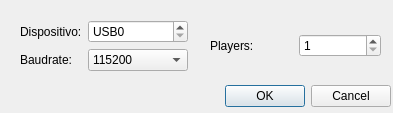
<?xml version="1.0" encoding="UTF-8"?>
<ui version="4.0">
 <class>PlayersDialog</class>
 <widget class="QDialog" name="PlayersDialog">
  <property name="geometry">
   <rect>
    <x>0</x>
    <y>0</y>
    <width>393</width>
    <height>113</height>
   </rect>
  </property>
  <property name="windowTitle">
   <string>Dialog</string>
  </property>
  <widget class="QDialogButtonBox" name="ok_cancel_button">
   <property name="geometry">
    <rect>
     <x>50</x>
     <y>80</y>
     <width>341</width>
     <height>32</height>
    </rect>
   </property>
   <property name="orientation">
    <enum>Qt::Horizontal</enum>
   </property>
   <property name="standardButtons">
    <set>QDialogButtonBox::Cancel|QDialogButtonBox::Ok</set>
   </property>
  </widget>
  <widget class="QWidget" name="horizontalLayoutWidget">
   <property name="geometry">
    <rect>
     <x>210</x>
     <y>30</y>
     <width>171</width>
     <height>31</height>
    </rect>
   </property>
   <layout class="QHBoxLayout" name="horizontalLayout">
    <item>
     <widget class="QLabel" name="label">
      <property name="text">
       <string>Players:</string>
      </property>
     </widget>
    </item>
    <item>
     <widget class="QSpinBox" name="player_box">
      <property name="minimum">
       <number>1</number>
      </property>
      <property name="maximum">
       <number>4</number>
      </property>
     </widget>
    </item>
   </layout>
  </widget>
  <widget class="QWidget" name="formLayoutWidget_3">
   <property name="geometry">
    <rect>
     <x>20</x>
     <y>20</y>
     <width>168</width>
     <height>61</height>
    </rect>
   </property>
   <layout class="QFormLayout" name="formLayout_2">
    <item row="0" column="0">
     <widget class="QLabel" name="label_3">
      <property name="text">
       <string>Dispositivo:</string>
      </property>
     </widget>
    </item>
    <item row="0" column="1">
     <widget class="QSpinBox" name="port_box">
      <property name="prefix">
       <string>USB</string>
      </property>
      <property name="maximum">
       <number>16</number>
      </property>
     </widget>
    </item>
    <item row="1" column="0">
     <widget class="QLabel" name="label_4">
      <property name="text">
       <string>Baudrate:</string>
      </property>
     </widget>
    </item>
    <item row="1" column="1">
     <widget class="QComboBox" name="baud_box">
      <property name="enabled">
       <bool>true</bool>
      </property>
      <property name="currentText">
       <string>115200</string>
      </property>
      <item>
       <property name="text">
        <string>115200</string>
       </property>
      </item>
      <item>
       <property name="text">
        <string>9600</string>
       </property>
      </item>
      <item>
       <property name="text">
        <string>19200</string>
       </property>
      </item>
      <item>
       <property name="text">
        <string>38400</string>
       </property>
      </item>
      <item>
       <property name="text">
        <string>57600</string>
       </property>
      </item>
      <item>
       <property name="text">
        <string>230400</string>
       </property>
      </item>
      <item>
       <property name="text">
        <string>460800</string>
       </property>
      </item>
      <item>
       <property name="text">
        <string>921600</string>
       </property>
      </item>
     </widget>
    </item>
   </layout>
  </widget>
 </widget>
 <resources/>
 <connections>
  <connection>
   <sender>ok_cancel_button</sender>
   <signal>accepted()</signal>
   <receiver>PlayersDialog</receiver>
   <slot>accept()</slot>
   <hints>
    <hint type="sourcelabel">
     <x>248</x>
     <y>131</y>
    </hint>
    <hint type="destinationlabel">
     <x>157</x>
     <y>140</y>
    </hint>
   </hints>
  </connection>
  <connection>
   <sender>ok_cancel_button</sender>
   <signal>rejected()</signal>
   <receiver>PlayersDialog</receiver>
   <slot>reject()</slot>
   <hints>
    <hint type="sourcelabel">
     <x>316</x>
     <y>131</y>
    </hint>
    <hint type="destinationlabel">
     <x>286</x>
     <y>140</y>
    </hint>
   </hints>
  </connection>
 </connections>
</ui>
